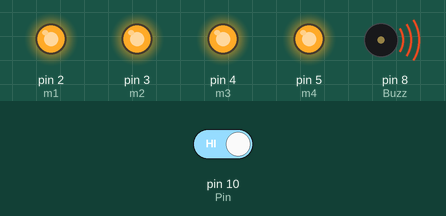
A sketch run on a simulated Arduino Uno, built with avr-gcc and run on an emulated ATmega328P. Parts: output pins drawn as LEDs (lit = HIGH), buzzer (waves = sounding, pin HIGH). The test bench sets the inputs (shaded band); at power-on: pin 10 (Pin) HIGH.

Above: at 1.2 s.
1.3 s: pin 10 (Pin) driven LOW
At 2.5 s:
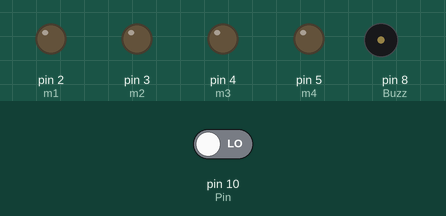
2.8 s: pin 10 (Pin) driven HIGH
At 3.9 s:
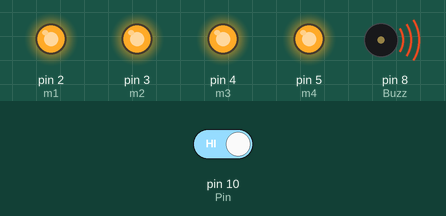
Timing chart, 0 to 5.8 s (numbered marks = the images above; inputs shaded):
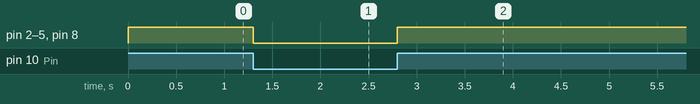

The sketch:

meatal_detector.ino
```cpp
 const int Pin=10;
int Buzz =8;
int m1=2;
int m2=3;
int m3=4;
int m4=5;
void setup()
{
pinMode(Pin, INPUT);
pinMode(Buzz,OUTPUT);
pinMode(m1,OUTPUT);
pinMode(m2,OUTPUT);
pinMode(m3,OUTPUT);
pinMode(m4,OUTPUT);
}
void loop()
{
int sensorValue=digitalRead(Pin);
if(sensorValue==LOW)
{
digitalWrite(m1,LOW);
digitalWrite(m2,LOW);
digitalWrite(m3,LOW);
digitalWrite(m4,LOW);
digitalWrite(Buzz,LOW);
}
else
{
digitalWrite(m1,HIGH);
digitalWrite(m2,HIGH);
digitalWrite(m3,HIGH);
digitalWrite(m4,HIGH);
digitalWrite(Buzz,HIGH);
}
}
```

Measured:
- after the input at 1.3 s, pin 2 (m1), pin 3 (m2), pin 4 (m3), pin 5 (m4), pin 8 (Buzz): HIGH → LOW at once
- after the input at 2.8 s, pin 2 (m1), pin 3 (m2), pin 4 (m3), pin 5 (m4), pin 8 (Buzz): LOW → HIGH at once
